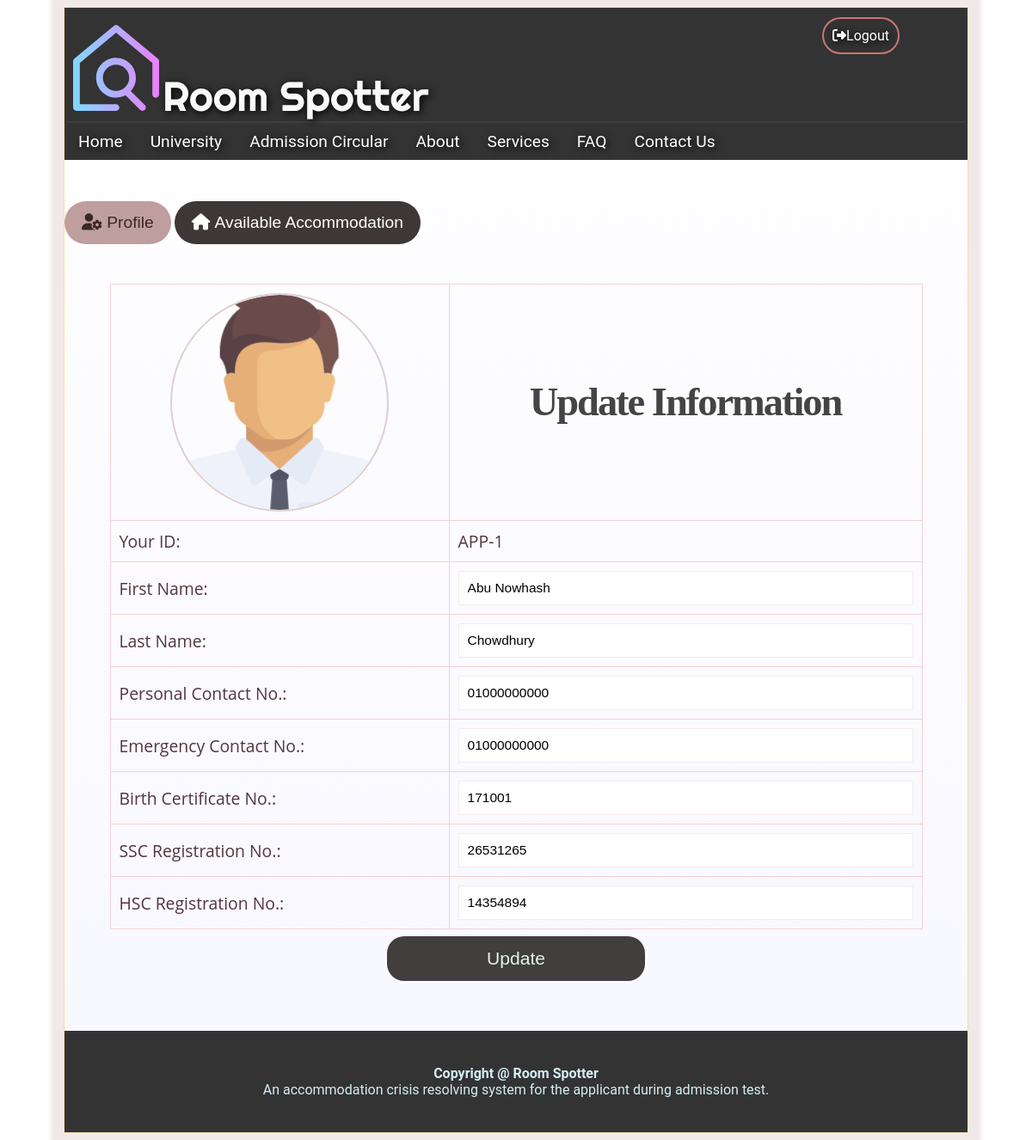
The page /applicants/updateAccomInfo.php (signed in) on the database its author committed.
### tables this page shows
CREATE TABLE `applicants` (
  `applicants_id` int(11) NOT NULL,
  `fname` varchar(50) NOT NULL,
  `lname` varchar(50) NOT NULL,
  `email` varchar(50) NOT NULL,
  `p_contact` varchar(15) NOT NULL,
  `e_contact` varchar(15) NOT NULL,
  `bcn` varchar(50) NOT NULL,
  `ssc_reg` varchar(50) NOT NULL,
  `hsc_reg` varchar(50) NOT NULL,
  `pass` varchar(100) NOT NULL,
  `c_pass` varchar(100) NOT NULL,
  `gender` varchar(10) NOT NULL,
  `img_dest` varchar(500) NOT NULL,
  `vkey` varchar(500) NOT NULL,
  `verified` int(10) NOT NULL,
  `fkey` varchar(100) NOT NULL
);

### applicants/updateAccomInfo.php (the view, shortened to what this page needs)
<?php
require_once '../include/head.php';
include_once '../config.php';
if(isset($_SESSION['applicants_id']))
{
?>
<html>
<body>
   <div class="wrapper">
      <?php
         if(isset($_SESSION['applicants_id']))
         {
            include_once '../include/applicants_banner_nav.php';
         }
      ?>
      <div class="body-content">
         <div class="user-homepage-btn">
            <button class="user-homepage active" onclick="location.href='applicant_homepage.php';">
            <i class="fas fa-user-cog"></i>&nbsp;Profile</button>
            <button class="user-homepage" onclick="location.href='available_accommodation.php';">
            <i class="fas fa-home"></i>&nbsp;Available Accommodation</button>
         </div>
         <br><br>
         <div class="user_profile">
            <?php
               $sql="select * from applicants where applicants_id='".$_SESSION['applicants_id']."'";
               $result=mysqli_query($conn,$sql);
               $data=mysqli_fetch_assoc($result);
               $id=$data['applicants_id'];
               $fname=$data['fname'];
               $lname=$data['lname'];
               $p_contact=$data['p_contact'];
               $e_contact=$data['e_contact'];
               $bcn=$data['bcn'];
               $ssc_reg=$data['ssc_reg'];
               $hsc_reg=$data['hsc_reg'];
               $img_dest=$data['img_dest'];
               echo ("
               <form action='update_connection.php' method='POST'>
               <table border=0 style='border: collapse;' class='user_data'>
               <tr>
               <td>
               <div class='profile_pic' align='center'>
               <img src='$img_dest'/>
               </td>
               <td>
               <div class='heading1' span style='font-size:2.4em; padding-top:2em; padding-bottom:2em; text-align: center;'>Update Information </div> </td>
               <tr class='tr_two'>
                  <td>Your ID: </td>
                  <td>APP-$id</td>
               </tr>
               <tr class='tr_two'>
               <td>First Name:</td>
               <td><input style='border:1px solid #F5EBE9; width: 100%;
               padding: 10px; margin: 0px; font-size:0.8em;' type='text' id='fname' value='$fname' name='fname'></td>
               </tr>
               <tr class='tr_two'>
               <td>Last Name:</td>
               <td><input style='border:1px solid #F5EBE9; width: 100%;
               padding: 10px; margin: 0px; font-size:0.8em;' type='text' id='fname' value='$lname' name='lname'></td>
               </tr>
               <tr class='tr_two'>
               <td>Personal Contact No.:</td>
               <td><input style='border:1px solid #F5EBE9; width: 100%;
               padding: 10px; margin: 0px; font-size:0.8em;' type='text' id='fname' value='$p_contact' name='pNumber'></td>
               </tr>
               <tr class='tr_two'>
               <td>Emergency Contact No.:</td>
               <td><input style='border:1px solid #F5EBE9; width: 100%;
               padding: 10px; margin: 0px; font-size:0.8em;' type='text' id='fname' value='$e_contact' name='eNumber'></td>
               </tr>
               <tr class='tr_two'>
               <td>Birth Certificate No.:</td>
               <td><input style='border:1px solid #F5EBE9; width: 100%;
               padding: 10px; margin: 0px; font-size:0.8em;' type='text' id='fname' value='$bcn' name='bcn'></td>
               </tr>
               <tr class='tr_two'>
               <td>SSC Registration No.:</td>
               <td><input style='border:1px solid #F5EBE9; width: 100%;
               padding: 10px; margin: 0px; font-size:0.8em;' type='text' id='fname' value='$ssc_reg' name='sscReg'></td>
               </tr>
               <tr class='tr_two'>
               <td>HSC Registration No.:</td>
               <td><input style='border:1px solid #F5EBE9; width: 100%;
               padding: 10px; margin: 0px; font-size:0.8em;' type='text' id='fname' value='$hsc_reg' name='hscReg'></td>
               </tr>
               </table>
                  <center>
                     <button type='submit' name='submit' class='info_update'>Update</button>
                  </center>
               </form>
               ");
            ?>
         </div>
         <?php include_once '../include/footer.php' ?>
      </div>
</body>
</html>
<?php }
      else{
         header("Location:../index.php");
      } ?>

### style.css (style rules this page uses)
body { font-family: 'Roboto', sans-serif; background-color: #fff; }
.wrapper { width: 1050px; margin: 0 auto; border: 1px solid wheat; background: linear-gradient(white,rgb(247, 247, 255)); box-shadow: 0 0 5px 15px rgba(221, 199, 199, 0.4); }
input[type=text], input[type=password] { width: 300px; padding: 12px 20px; margin: 8px 0; display: inline-block; border: 1px solid #ccc; box-sizing: border-box; }
button { background-color: #4CAF50; color: white; padding: 14px 20px; margin: 8px 0; border: none; cursor: pointer; width: 300px; }
.user_profile { font-size:1.1em; font-family: times, Times New Roman, times-roman, georgia, serif; color: #666; }
.heading1 { font-family: times, Times New Roman, times-roman, georgia, serif; color: #444; margin: 0; padding: 0px 0px 6px 0px; font-size: 51px; line-height: 44px; letter-spacing: -2px; font-weight: bold; }
table { font-family: 'Roboto', sans-serif; border: collapse; padding: 10; font-size: 20px; color: rgb(68, 36, 47); }
.body-content { padding-top: 30px; }
.user-homepage { width: auto; background-color: rgb(61, 55, 55); border-radius: 50px; transition: 0.3s; font-size: 1.2em; }
.user-homepage.active { width: auto; background-color: rgb(190, 158, 158); border-radius: 50px; transition: 0.3s; font-size: 1.2em; color: rgb(59, 39, 39); }
.user_data { font-family: 'Open Sans', sans-serif; border-collapse: collapse; font-size: 1.1em; color: rgb(83, 54, 63); width: 90%; margin: 0 auto; }
.user_data tr td { padding: 10px; border: 1px solid rgb(245, 209, 209); }
.profile_pic img { height: 250px; width: 250px; border: 2px solid rgb(223, 207, 207); border-radius: 500px; }
.info_update { background-color: rgb(65, 62, 62); border-radius: 20px; transition: 0.3s; font-size: 1.2em; color: rgb(227, 245, 236); }

### rows shown on the page
applicants: img_dest (picture), applicants_id "1", fname "Abu Nowhash", lname "Chowdhury", pNumber "01000000000", eNumber "01000000000", bcn "171001", sscReg "26531265", hscReg "14354894"
